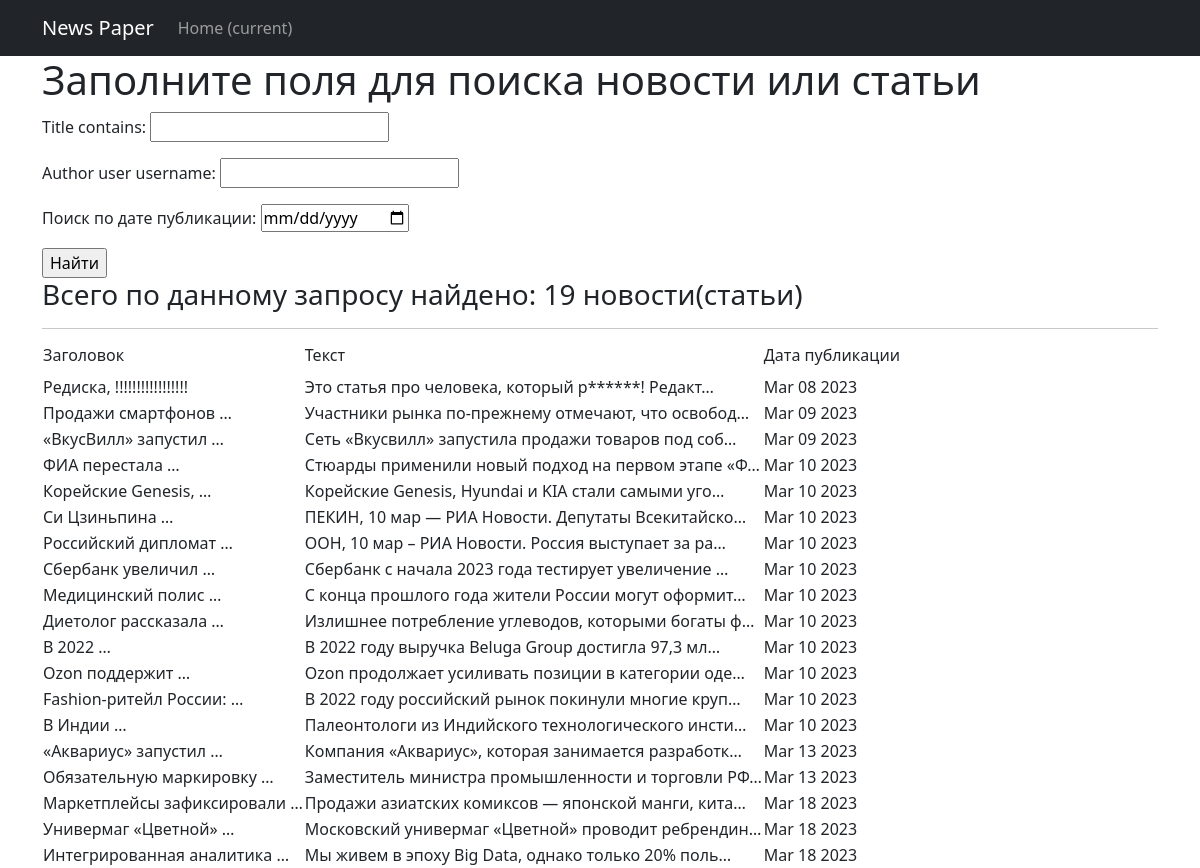
Page /news/search/ on the earlier database version.
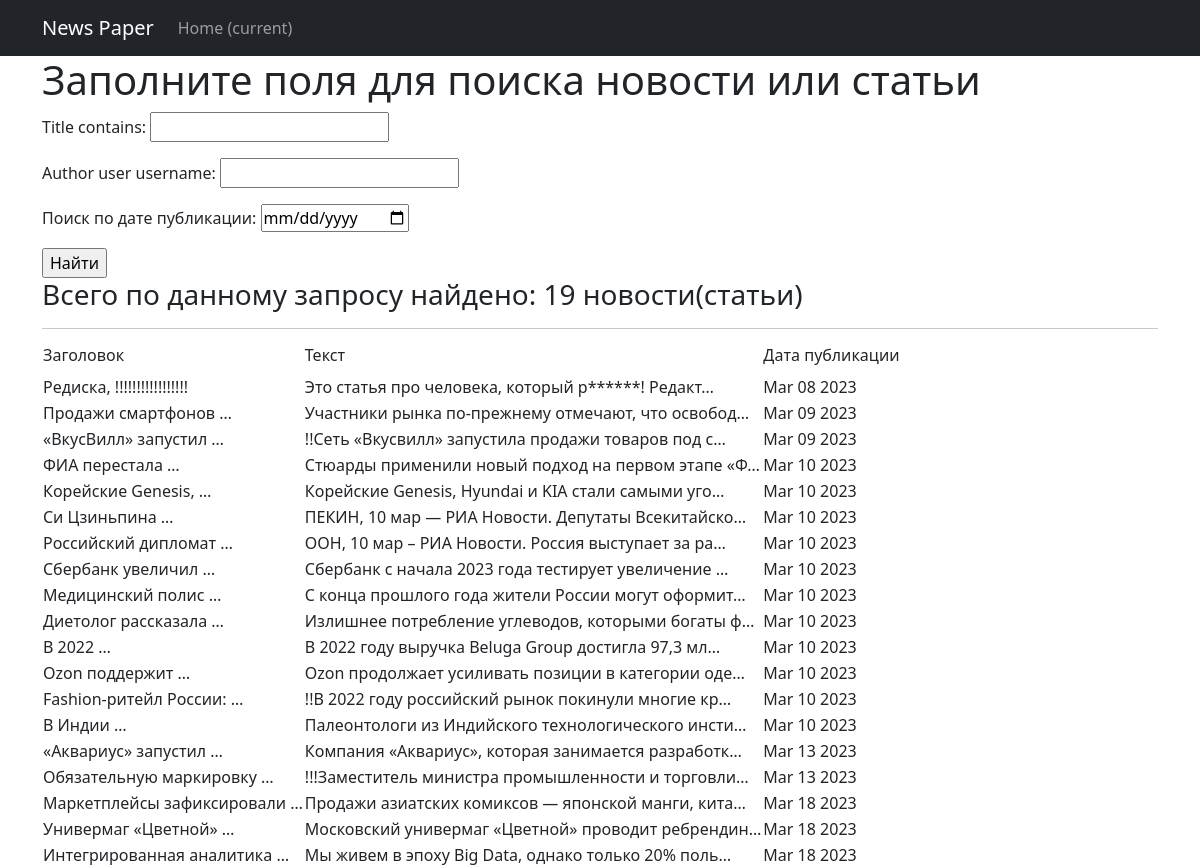
Same page on the later database version.
### news/models.py (models this page shows, shortened)
class Post(models.Model):
    list_type = [(news, 'Новости'), (article, 'Статья')]
    author = models.ForeignKey(Author, on_delete=models.CASCADE)
    post_type = models.CharField(max_length=2, choices=list_type)
    time_create = models.DateTimeField(auto_now_add=True)
    category = models.ManyToManyField(Category, through='PostCategory')
    title = models.CharField(max_length=250)
    text_post = models.TextField()
    rating = models.FloatField(default=0.0)

### news/views.py (the view)
# urls.py: path('search', SearchList.as_view()),
class SearchList(ListView):
    model = Post
    template_name = 'search_page.html'
    context_object_name = 'posts'
    def get_queryset(self):
        queryset = super().get_queryset()
        self.filterset = PostFilter(self.request.GET, queryset)
        return self.filterset.qs
    def get_context_data(self, **kwargs):
        context = super().get_context_data(**kwargs)
        context['filterset'] = self.filterset
        context['time_now'] = datetime.utcnow()
        return context

### news/templatetags/custom_filters.py (called while the page is built)
@register.filter
@stringfilter
def censor(value):
    for i in range(len(bad_words)):
        num_index = value.lower().find(bad_words[i])
        if num_index > 0:
            value = value.replace(bad_words[i][1:], "*" * (len(bad_words[i]) - 1))
    return value

### news/templates/search_page.html (shortened to what this page needs)
{% extends 'flatpages/default.html' %}
{% load custom_filters %}
{% load custom_tags %}
{% block content %}
<h1>Заполните поля для поиска новости или статьи</h1>
   <form action="" method="get">
       {{ filterset.form.as_p }}
       <input type="submit" value="Найти" />
   </form>
{% if posts|length > 1 %}
<h3>Всего по данному запросу найдено: {{ posts|length }} новости(статьи)</h3>
{% elif posts|length == 1%}
<h3>По данному запросу найдена только одна публикация</h3>
{% else %}
<h3>По данному запросу ничего не найдено!</h3>
{% endif %}
    <hr>
   {% if posts %}
       <table>
           <tr>
               <td><h6>Заголовок</h6></td>
               <td><h6>Текст</h6></td>
               <td><h6>Дата публикации</h6></td>
           </tr>
           {% for post in posts %}
           <tr>
               <td>{{ post.title|truncatewords:2|censor }}</td>
               <td>{{ post.text_post|truncatechars:50|censor }}</td>
               <td>{{ post.time_create|date:'M d Y' }}</td>
           </tr>
           {% endfor %}
       </table>
   {% endif %}
{% endblock content %}

Differences in the rows shown:
changed Post "«ВкусВилл» запустил …": text_post|censor "Сеть «Вкусвилл» запустила продажи товаров под соб…" → "!!Сеть «Вкусвилл» запустила продажи товаров под с…"
changed Post "Fashion-ритейл России: …": text_post|censor "В 2022 году российский рынок покинули многие круп…" → "!!В 2022 году российский рынок покинули многие кр…"
changed Post "Обязательную маркировку …": text_post|censor "Заместитель министра промышленности и торговли РФ…" → "!!!Заместитель министра промышленности и торговли…"
